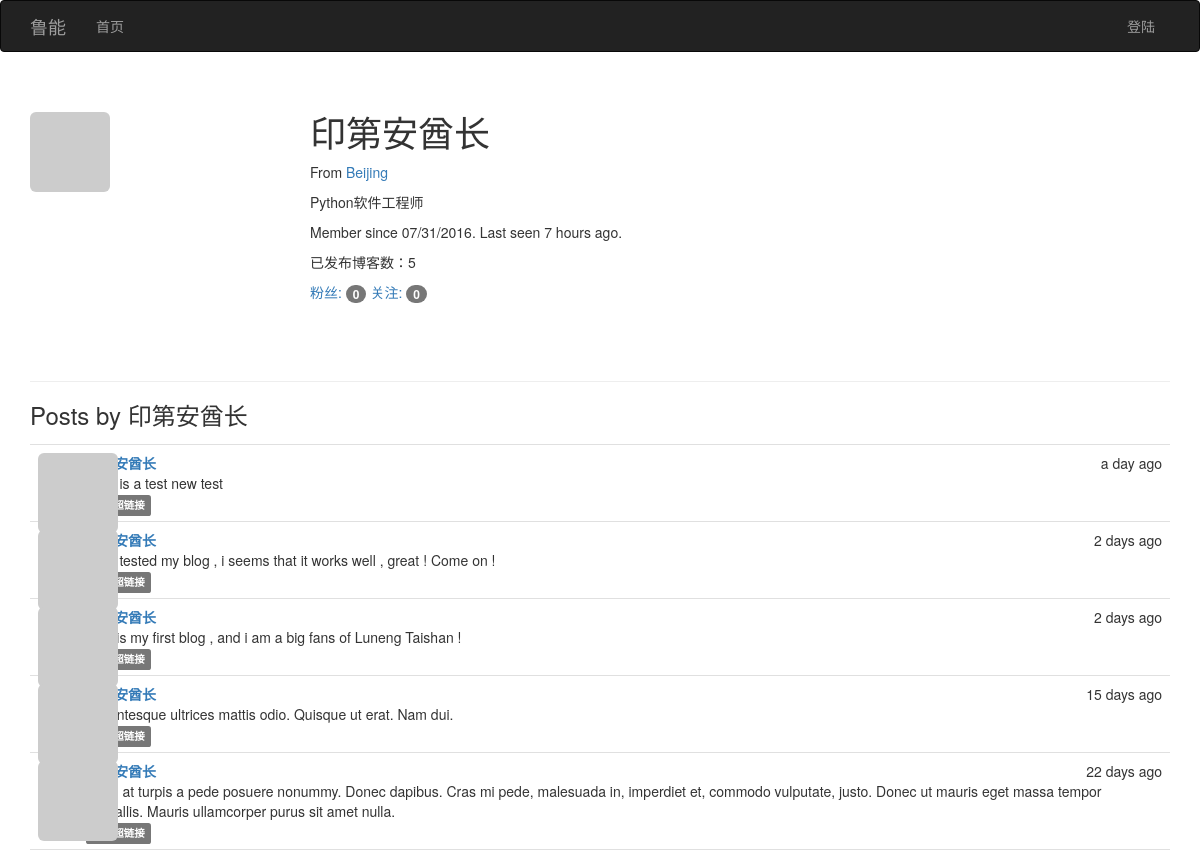
/user/印第安酋长, run on an earlier commit of the app's database.
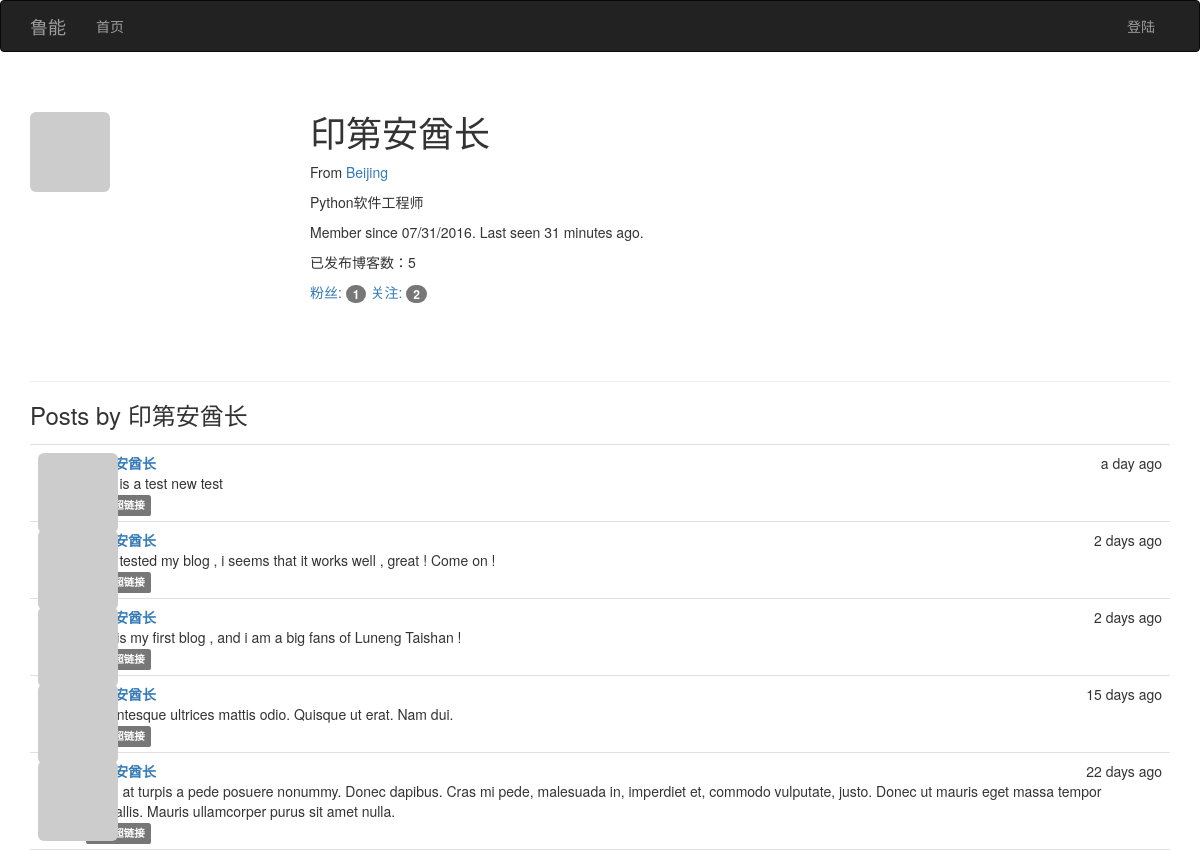
And on a later commit of the database.
### app/models.py (models this page shows, shortened)
class User(UserMixin,db.Model):
    __tablename__='users'
    id=db.Column(db.Integer,primary_key=True)
    email=db.Column(db.String(64),unique=True,index=True)
    username=db.Column(db.String(64),unique=True,index=True)
    password_hash=db.Column(db.String(128))
    role_id=db.Column(db.Integer,db.ForeignKey('roles.id'))
    name=db.Column(db.String(64))
    location=db.Column(db.String(64))
    about_me=db.Column(db.Text())
    member_since=db.Column(db.DateTime(),default=datetime.utcnow)
    last_seen=db.Column(db.DateTime(),default=datetime.utcnow)
    avatar_hash=db.Column(db.String(32))
    posts=db.relationship('Post',backref='author',lazy='dynamic')
    followed=db.relationship('Follow',foreign_keys=[Follow.follower_id],backref=db.backref('follower',lazy='joined'),lazy='dynamic',cascade='all,delete-orphan')
    followers=db.relationship('Follow',foreign_keys=[Follow.followed_id],backref=db.backref('followed', lazy='joined'),lazy='dynamic',cascade='all, delete-orphan')
    @property
    def password(self):
        raise AttributeError('password is not a readable attribute')
    def gravatar(self,size=100,default='identicon',rating='g'):
        if request.is_secure:
            url = 'https://secure.gravatar.com/avatar'
        else:
            url = 'http://cn.gravatar.com/avatar'
        hash= self.avatar_hash or hashlib.md5(str(self.email).encode('utf-8')).hexdigest()
        return '{url}/{hash}?s={size}&d={default}&r={rating}'.format(url=url, hash=hash, size=size, default=default, rating=rating)

class Post(db.Model):
    __tablename__ = 'posts'
    id = db.Column(db.Integer, primary_key=True)
    body = db.Column(db.Text)
    timestamp = db.Column(db.DateTime, index=True, default=datetime.utcnow)
    author_id = db.Column(db.Integer, db.ForeignKey('users.id'))
    body_html=db.Column(db.Text)

### app/main/views.py (the view)
@main.route('/user/<username>')
def user(username):
    user=User.query.filter_by(username=username).first()
    if user is None:
        abort(404)
    posts=user.posts.order_by(Post.timestamp.desc()).all()
    return render_template('user.html',user=user,posts=posts)

### app/auth/views.py (called while the page is built)
@auth.before_app_request
def before_request():
    if current_user.is_authenticated:
        current_user.ping()

### app/main/__init__.py (called while the page is built)
@main.app_context_processor
def inject_permissions():
    return dict(Permission=Permission)

### app/models.py (called while the page is built)
    def can(self, permissions):
        return False

    def is_administrator(self):
        return False

### app/templates/user.html (shortened to what this page needs)
{% extends "base.html" %}
{% block page_content %}
<div class="page-header">
    <img class="img-rounded profile-thumbnail" src="{{ user.gravatar(size=256) }}">
    <div class="profile-header">
        <h1>{{ user.username }}</h1>
        {% if user.name or user.location %}
        <p>
            {% if user.location %}
                From <a href="http://map.baidu.com/?q={{ user.location }}">{{ user.location }}</a>
            {% endif %}
        </p>
        {% endif %}
        {% if user.about_me %}<p>{{ user.about_me }}</p>{% endif %}
        <p>Member since {{ moment(user.member_since).format('L') }}. Last seen {{ moment(user.last_seen).fromNow() }}.</p>
        <p>已发布博客数：{{ user.posts.count() }}</p>
        <p>
            <a href="{{ url_for('.followers', username=user.username) }}">
                粉丝: <span class="badge">{{ user.followers.count()-1 }}</span>
            </a>
            <a href="{{ url_for('.followed_by', username=user.username) }}">
                关注: <span class="badge">{{ user.followed.count()-1 }}</span>
            </a>
        </p>
    </div>
</div>
<h3>Posts by {{ user.username }}</h3>
{% include '_posts.html' %}
{% endblock %}

### app/templates/base.html (shortened to what this page needs)
{% extends "bootstrap/base.html" %}
{% block head %}
{{ super() }}
<link rel="stylesheet" type="text/css" href="{{ url_for('static', filename='styles.css') }}">
{% endblock %}
{% block navbar %}
<div class="navbar navbar-inverse" role="navigation">
    <div class="container">
        <div class="navbar-header">
            <a class="navbar-brand" href="/">鲁能</a>
        </div>
        <div class="navbar-collapse collapse">
            <ul class="nav navbar-nav">
                <li><a href="/">首页</a></li>
            </ul>
            <ul class="nav navbar-nav navbar-right">
                {% if current_user.is_authenticated %}
                <li class="dropdown">
                    <a href="#" class="dropdown-toggle" data-toggle="dropdown">
                        <img src="{{ current_user.gravatar(size=18) }}">
                        账户 <b class="caret"></b>
                    </a>
                    <ul class="dropdown-menu">
                        <li><a href="{{ url_for('auth.change_password') }}">更改密码</a></li>
                        <li><a href="{{ url_for('auth.logout') }}">退出</a></li>
                    </ul>
                </li>
                {% else %}
                <li><a href="{{ url_for('auth.login') }}">登陆</a></li>
                {% endif %}
            </ul>
        </div>
    </div>
</div>
{% endblock %}
{% block content %}
<div class="container">
    {% block page_content %}{% endblock %}
</div>
{% endblock %}

### app/templates/_posts.html (shortened to what this page needs)
<ul class="posts">
    {% for post in posts %}
    <li class="post">
        <div class="post-thumbnail">
            <a href="{{ url_for('.user', username=post.author.username) }}">
                <img class="img-rounded profile-thumbnail" src="{{ post.author.gravatar(size=40) }}">
            </a>
        </div>
        <div class="post-content">
            <div class="post-date">{{ moment(post.timestamp).fromNow() }}</div>
            <div class="post-author"><a href="{{ url_for('.user', username=post.author.username) }}">{{ post.author.username }}</a></div>
            <div class="post-body">
                {% if post.body_html %}
                    {{ post.body_html | safe }}
                {% else %}
                    {{ post.body }}
                {% endif %}
            </div>
            <div class="post-footer">
                <a href="{{ url_for('.post', id=post.id) }}">
                    <span class="label label-default">微博超链接</span>
                </a>
            </div>
        </div>
    </li>
    {% endfor %}
</ul>

### app/static/styles.css (style rules this page uses)
.profile-thumbnail { position: absolute; }
.profile-header { min-height: 260px; margin-left: 280px; }
ul.posts { list-style-type: none; padding: 0px; margin: 16px 0px 0px 0px; border-top: 1px solid #e0e0e0; }
ul.posts li.post { padding: 8px; border-bottom: 1px solid #e0e0e0; }
div.post-date { float: right; }
div.post-author { font-weight: bold; }
div.post-thumbnail { position: absolute; }
div.post-content { margin-left: 48px; min-height: 48px; }

What changed in the data, as far as the page shows it:
changed User "印第安酋长": last_seen "7 hours ago" → "31 minutes ago"
Also different on the page:
{{ user.followers.count()-1 }}: "0" → "1"
{{ user.followed.count()-1 }}: "0" → "2"
